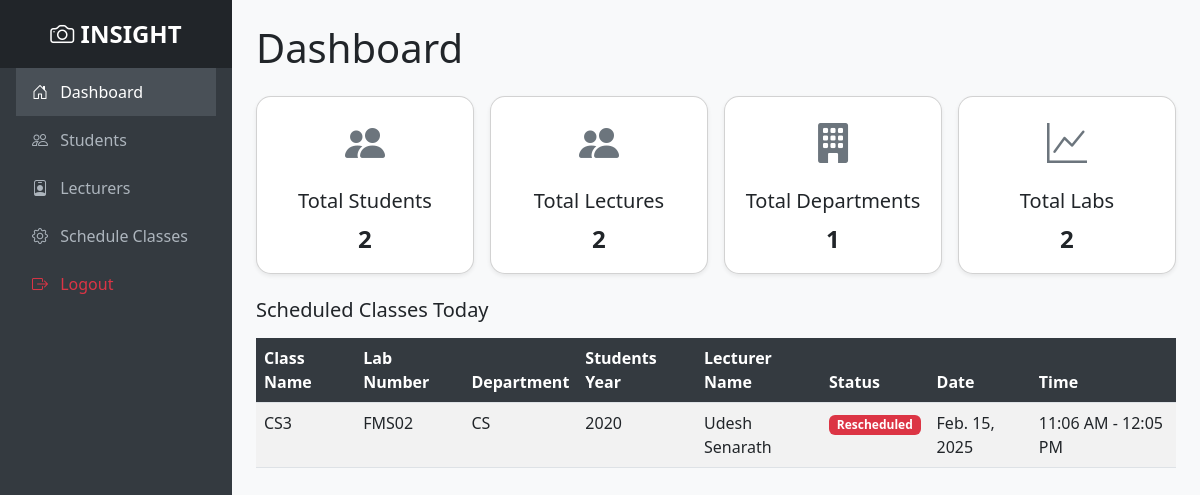
The app's page / (signed in) with its own data.
### app/models.py (models this page shows, shortened)
class ClassSchedule(models.Model):
    STATUS_CHOICES = [
        ('Pending', 'Pending'),
        ('Rescheduled', 'Rescheduled'),
        ('Finished', 'Finished'),
    ]
    class_name = models.CharField(max_length=100, unique=True)
    lecturer = models.ForeignKey(Lecture, on_delete=models.CASCADE)
    students = models.ManyToManyField('Students', blank=True)
    lab = models.ForeignKey(Lab, on_delete=models.CASCADE)
    date = models.DateField()
    start_time = models.TimeField()
    end_time = models.TimeField()
    s_department = models.CharField(max_length=100, blank=True, null=True)
    s_Year = models.CharField(max_length=10, blank=True, null=True)
    status = models.CharField(max_length=20, choices=STATUS_CHOICES, default='Pending')

class Lab(models.Model):
    lab_number = models.CharField(max_length=10, unique=True)
    capacity = models.IntegerField()

class Lecture(models.Model):
    DEPARTMENT_CHOICES = [
        ('CS', 'Computer Science'),
        ('IT', 'Information Technology'),
        ('ENG', 'Engineering'),
        ('BIZ', 'Business'),
        ('SCI', 'Science'),
    ]
    l_reg_number = models.CharField(max_length=20, unique=True, default='RJT/0000')
    l_first_name = models.CharField(max_length=50)
    l_last_name = models.CharField(max_length=50)
    l_email = models.EmailField(unique=True)
    l_phone = models.CharField(max_length=15)
    l_department = models.CharField(max_length=50, choices=DEPARTMENT_CHOICES, default='CS')
    def full_name(self):
        return f"{self.l_first_name} {self.l_last_name}"

### app/views.py (the view)
# urls.py: path('', views.home, name='home'),
@login_required(login_url='/login/')
def home(request):
    today = date.today()
    total_students = Students.objects.count()
    total_lecturers = Lecture.objects.count()
    total_labs = Lab.objects.count()
    total_departments = Students.objects.values('s_department').distinct().count()
    class_schedules = ClassSchedule.objects.filter(date=today)
    return render(request, 'index.html', {'total_students': total_students, 'total_departments': total_departments, 'total_lecturers': total_lecturers, 'class_schedules': class_schedules, 'total_labs': total_labs})

### templates/Index.html (shortened to what this page needs)
<!DOCTYPE html>
<html lang="en">
<head>
  <link
    href="https://cdn.jsdelivr.net/npm/bootstrap@5.3.0-alpha3/dist/css/bootstrap.min.css"
    rel="stylesheet"
  >
  <link
    href="https://cdn.jsdelivr.net/npm/bootstrap-icons/font/bootstrap-icons.css"
    rel="stylesheet"
  >
</head>
<body>
  <div class="dashboard">
    <div class="sidebar d-flex flex-column">
      <div class="logo">
        <i class="bi bi-camera"></i> INSIGHT
      </div>
      <nav class="nav flex-column px-3">
        <a href="{% url 'home' %}" class="nav-link active">
          <i class="bi bi-house-door me-2"></i> Dashboard
        </a>
        <a href="{% url 'student_list' %}" class="nav-link">
          <i class="bi bi-people me-2"></i> Students
        </a>
        <a href="{% url 'lecture_list' %}" class="nav-link">
          <i class="bi bi-person-badge me-2"></i> Lecturers
        </a>
        <a href="{% url 'class_schedule_list' %}" class="nav-link">
          <i class="bi bi-gear me-2"></i> Schedule Classes
        </a>
        <a href="{% url 'user_logout' %}" class="nav-link text-danger">
          <i class="bi bi-box-arrow-right me-2"></i> Logout
        </a>
      </nav>
    </div>
    <div class="content">
      <h1 class="mb-4">Dashboard</h1>
      <div class="row g-3">
        <div class="col-lg-3 col-md-6">
          <div class="card card-stat shadow-sm p-3">
            <div class="icon mb-2">
              <i class="bi bi-people-fill"></i>
            </div>
            <h5>Total Students</h5>
            <div class="value">{{ total_students }}</div>
          </div>
        </div>
        <div class="col-lg-3 col-md-6">
          <div class="card card-stat shadow-sm p-3">
            <div class="icon mb-2">
              <i class="bi bi-people-fill"></i>
            </div>
            <h5>Total Lectures</h5>
            <div class="value">{{ total_lecturers }}</div>
          </div>
        </div>
        <div class="col-lg-3 col-md-6">
          <div class="card card-stat shadow-sm p-3">
            <div class="icon mb-2">
              <i class="bi bi-building-fill"></i>
            </div>
            <h5>Total Departments</h5>
            <div class="value">{{ total_departments }}</div>
          </div>
        </div>
        <div class="col-lg-3 col-md-6">
          <div class="card card-stat shadow-sm p-3">
            <div class="icon mb-2">
              <i class="bi bi-graph-up"></i>
            </div>
            <h5>Total Labs</h5>
            <div class="value">{{ total_labs }}</div>
          </div>
        </div>
      </div>
      <div class="mt-4">
        <h2 class="h5 mb-3">Scheduled Classes Today</h2>
        <div class="table-responsive">
          <table class="table table-striped table-hover">
            <thead>
              <tr>
                <th>Class Name</th>
                <th>Lab Number</th>
                <th>Department</th>
                <th>Students Year</th>
                <th>Lecturer Name</th>
                <th>Status</th>
                <th>Date</th>
                <th>Time</th>
              </tr>
            </thead>
            <tbody>
              {% for schedule in class_schedules %}
              <tr id="schedule-row-{{ schedule.id }}">
                <td>{{ schedule.class_name }}</td>
                <td>{{ schedule.lab.lab_number }}</td>
                <td>{{ schedule.s_department }}</td>
                <td>{{ schedule.s_Year }}</td>
                <td>{{ schedule.lecturer.full_name }}</td>
                <td><span class="badge {% if schedule.status == 'Pending' %}bg-warning{% elif schedule.status == 'Rescheduled' %}bg-danger{% elif schedule.status == 'Finished' %}bg-success{% else %}bg-secondary{% endif %}">{{ schedule.status }}</span></td>
                <td>{{ schedule.date }}</td>
                <td>{{ schedule.start_time|date:"h:i A" }} - {{ schedule.end_time|date:"h:i A" }}</td>
              </tr>
              {% empty %}
              <tr><td colspan="8">No scheduled classes today.</td></tr>
              {% endfor %}
            </tbody>
          </table>
        </div>
      </div>
    </div>
  </div>
</body>
</html>

### templates/Index.html (style rules this page uses)
body { display: flex; min-height: 100vh; flex-direction: column; }
.dashboard { display: flex; flex-grow: 1; overflow: hidden; }
.sidebar { width: 250px; background-color: #343a40; color: white; transition: 0.3s; }
.sidebar .logo { text-align: center; font-size: 1.5rem; font-weight: bold; padding: 1rem; background: #212529; }
.sidebar .nav-link { color: #adb5bd; padding: 0.75rem 1rem; }
.sidebar .nav-link:hover, .sidebar .nav-link.active { background-color: #495057; color: white; }
.content { flex-grow: 1; background-color: #f8f9fa; overflow-y: auto; padding: 1.5rem; }
.table thead th { background-color: #343a40; color: white; }
.card-stat { text-align: center; border-radius: 15px; }
.card-stat .icon { font-size: 2.5rem; color: #6c757d; }
.card-stat h5 { margin-top: 0.5rem; font-size: 1.25rem; }
.card-stat .value { font-size: 1.5rem; font-weight: bold; }

### records on screen
ClassSchedule: class_name "CS3", lab.lab_number "FMS02", s_department "CS", s_Year "2020", lecturer.full_name "Udesh Senarath", status "Rescheduled", date "Feb. 15, 2025", start_time "11:06 AM", end_time "12:05 PM"

### other values on screen
{{ total_students }} "2"
{{ total_lecturers }} "2"
{{ total_departments }} "1"
{{ total_labs }} "2"
